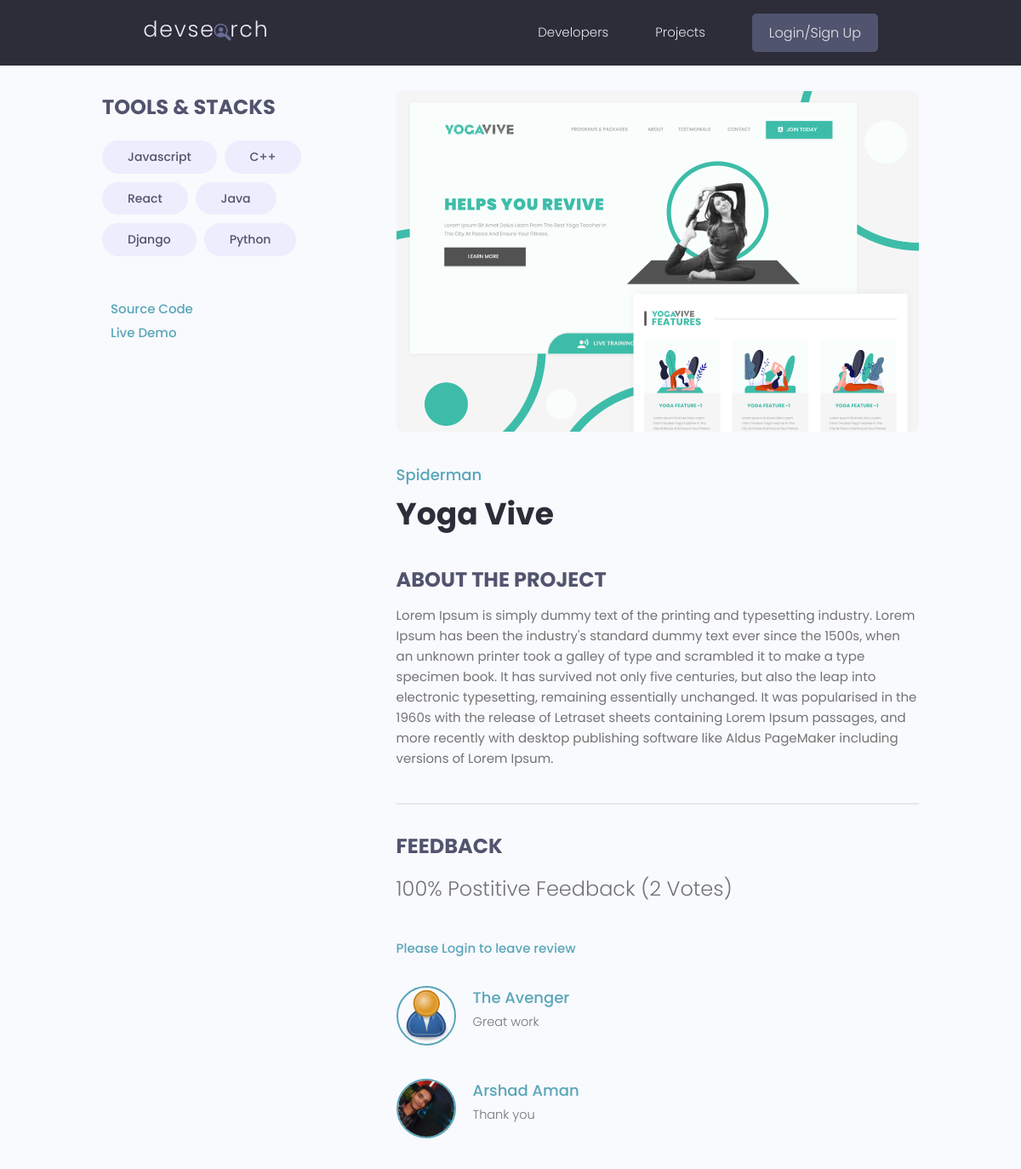
Screenshot of /projects/project/1953b5b4-0e0e-4231-851a-57f167e5ede5/ with the database file from the repository.
### projects/models.py (models this page shows, shortened)
class Tag(models.Model):
    name = models.CharField(max_length=200)
    created = models.DateTimeField(auto_now_add=True)
    id = models.UUIDField(default=uuid.uuid4, unique=True, primary_key=True, editable=False)
    def __str__(self) -> str:
        return self.name

class Project(models.Model):
    owner = models.ForeignKey(Profile, null=True, blank=True, on_delete=models.CASCADE)
    title = models.CharField(max_length=200)
    desc = models.TextField(null= True, blank=True)
    featured_image = models.ImageField(null=True, blank = True, default = "default.jpg")
    demo_link = models.CharField(max_length=2000, blank=True, null=True)
    source_link = models.CharField(max_length=2000, blank=True, null=True)
    tags = models.ManyToManyField('Tag', blank=True)
    vote_total = models.IntegerField(default=0, null=True, blank=True)
    vote_ratio = models.IntegerField(default=0, null=True, blank=True)
    created = models.DateTimeField(auto_now_add=True)
    id = models.UUIDField(default=uuid.uuid4, unique=True, primary_key=True, editable=False)
    class Meta:
        ordering = ['-vote_ratio', '-vote_total', 'title']
    @property
    def reviewers(self):
        query_set = self.review_set.all().values_list('owner__id', flat=True)
        return query_set

class Review(models.Model):
    VOTE_TYPE = (
        ('up', 'Up Vote'),
        ('down', 'Down Vote'),
    )
    owner = models.ForeignKey(Profile, on_delete=models.CASCADE, null=True)
    project = models.ForeignKey(Project, on_delete= models.CASCADE)
    body = models.TextField(null = True, blank=True)
    value = models.CharField(max_length=200, choices= VOTE_TYPE)
    created = models.DateTimeField(auto_now_add=True)
    id = models.UUIDField(default=uuid.uuid4, unique=True, primary_key=True, editable=False)
    class Meta:
        unique_together = [['owner', 'project']] #No instance of the review of can have the same owner and the same project.

### users/models.py (models this page shows, shortened)
class Profile(models.Model):
    user = models.OneToOneField(User, on_delete=models.CASCADE, null=True, blank=True)
    name = models.CharField(max_length=200, blank=True, null=True)
    username = models.CharField(max_length=200, blank=True, null=True, unique=True)
    location = models.CharField(max_length=200, blank=True, null=True)
    email = models.EmailField(max_length=500, blank=True, null=True)
    short_intro = models.CharField(max_length=200, blank=True, null=True)
    bio = models.TextField(blank=True, null=True)
    profile_image = models.ImageField(blank=True, null=True, upload_to = 'profiles/', default= 'profiles/user-default.png')
    social_github = models.CharField(max_length=200, blank=True, null=True)
    social_twitter = models.CharField(max_length=200, blank=True, null=True)
    social_instagram = models.CharField(max_length=200, blank=True, null=True)
    social_website = models.CharField(max_length=200, blank=True, null=True)
    social_linkedin = models.CharField(max_length=200, blank=True, null=True)
    id = models.UUIDField(default=uuid.uuid4, unique=True, primary_key=True, editable=False)
    created = models.DateTimeField(auto_now_add=True)

### projects/views.py (the view, shortened to what this page needs)
# urls.py: path('project/<str:pk>/', views.project, name="project"),
def project(request, pk):
    projectObj = Project.objects.get(id = pk)
    form = ReviewForm()
    tags = projectObj.tags.all()
    review = projectObj.review_set.all()
    return render(request, 'projects/singleProject.html', {'project': projectObj, 'tags': tags, 'reviews':review, 'form': form})

### projects/templates/projects/singleProject.html (shortened to what this page needs)
{% extends 'main.html' %}
{% block content %}
<main class="singleProject my-md">
    <div class="container">
      <div class="layout">
        <div class="column column--1of3">
          <h3 class="singleProject__subtitle">Tools & Stacks</h3>
          <div class="singleProject__toolStack">
          {% for tag in tags %}
            <span class="tag tag--pill tag--sub tag--lg">
              <small>{{tag}}</small>
            </span>
          {% endfor %}
          </div>
          {% if project.source_link %}
          <a class="singleProject__liveLink" href="{{project.source_link}}" target="_blank">Source Code
          </a>
          <br>
          {% endif %}
          {% if project.demo_link %}
          <a class="singleProject__liveLink" href="{{project.demo_link}}" target="_blank">Live Demo
          </a>
          {% endif %}
        </div>
        <div class="column column--2of3">
          <img class="singleProject__preview" src="{{ project.featured_image.url }}" alt="portfolio thumbnail" />
          <a href="profile.html" class="singleProject__developer">{{project.owner.name}}</a>
          <h2 class="singleProject__title">{{ project.title }}</h2>
          <h3 class="singleProject__subtitle">About the Project</h3>
          <div class="singleProject__info">
            {{ project.desc }}
          </div>
          <div class="comments">
            <h3 class="singleProject__subtitle">Feedback</h3>
            <h5 class="project--rating">
              {{ project.vote_ratio }}% Postitive Feedback ({{ project.vote_total}} Vote{{ project.vote_total|pluralize:"s"}})
            </h5>
            {% if request.user.profile.id in project.reviewers %}
            <p>You have already submitted your review for this project.</p>
            {% elif request.user.profile == project.owner %}
            <p>You cannot review your own project.</p>
            {% else %}
            <a href="{% url 'login' %}?next={{request.path}}">Please Login to leave review</a>
            {% endif %}
            {% for review in reviews %}
            {% if review.body %}
            <div class="commentList">
              <div class="comment">
                <a href="{% url 'user-profile' review.owner.id %}">
                  <img class="avatar avatar--md"
                    src="{{review.owner.profile_image.url}}" alt="user" />
                </a>
                <div class="comment__details">
                  <a href="{% url 'user-profile' review.owner.id %}" class="comment__author">{{review.owner.name}}</a>
                  <p class="comment__info">
                    {{review.body|linebreaksbr}}
                  </p>
                </div>
              </div>
            </div>
            {% endif %}
            {% endfor %}
          </div>
        </div>
      </div>
    </div>
  </main>
{% endblock %}

### static/style/app.css (style rules this page uses)
:root { --color-sub: #2d2d39; }
img { width: 100%; }
.singleProject .column--1of3 { order: 2; }
@media screen and (min-width: 1081px) { .singleProject .column--1of3 { order: 1; } }
@media screen and (min-width: 1081px) { .singleProject .column--2of3 { order: 2; } }
.singleProject__toolStack { margin-top: 2rem; margin-bottom: 4rem; }
.singleProject__liveLink { font-weight: 500; transition: all 0.3s ease-in-out; border-bottom: 2px solid transparent; }
.singleProject__preview { height: 50vh; object-fit: cover; object-position: top center; margin-bottom: 3rem; border-radius: 0.7rem; }
.singleProject__developer { font-size: 1.8rem; font-weight: 500; }
.singleProject__title { font-size: 3.6rem; font-weight: 700; color: var(--color-sub); margin-bottom: 3rem; }
.project--rating { margin-bottom: 1.6em; margin-top: .5em; }
.singleProject__subtitle { text-transform: uppercase; font-size: 2.4rem; font-weight: 700; color: var(--color-sub-light); margin-bottom: 1rem; }
.comments { margin-top: 4rem; padding-top: 3rem; border-top: 2px solid var(--color-light); }
.commentList { margin: 3rem 0; }
.comment { display: flex; gap: 2rem; }
.comment__author { font-size: 1.8rem; }
.comment__info { font-size: 1.45rem; }

### static/uikit/styles/modules/_variables.css (style rules this page uses)
:root { --color-main: #5aa5b9; --color-main-light: #e6faff; --color-sub: #3f4156; --color-sub-light: #51546e; --color-sub-lighter: #ededfd; --color-text: #737373; --color-gray: #8b8b8b; --color-light: #e5e7eb; --color-light-gray: #767676; --color-bg: #f8fafd; --color-white: #fffefd; --color-white-light: #f3f3f3; --color-success: #359e64; --color-success-bg: #def8e8; --color-error: #fc4b0b; --color-error-bg: #fff2ee; --font-base: 'Poppins', arial, helvetica, 'Segoe UI', roboto, ubuntu, sans-serif; --font-monospace: 'Fira Code', 'Courier New', courier, monospace; --font-regular: 300; --font-medium: 500; --font-bold: 700; --generic-shadow: 1px 1px 5px #00000010; --generic-transition: all 0.3s ease-in-out; }

### static/uikit/styles/modules/_base.css (style rules this page uses)
* { margin: 0; padding: 0; box-sizing: border-box; text-rendering: optimizeLegibility; color: inherit; font-size: inherit; }
html { font-size: 50%; }
@media only screen and (min-width: 480px) { html { font-size: 56.25%; } }
@media only screen and (min-width: 1200px) { html { font-size: 62.5%; } }
body { line-height: 1.6; font-weight: 400; font-size: 1.5rem; color: var(--color-text); background-color: var(--color-bg); min-height: 100vh; }

### static/uikit/styles/modules/_typography.css (style rules this page uses)
* { font-family: var(--font-base); }
h2 { font-size: 3.6rem; font-weight: var(--font-bold); }
h3 { font-size: 3.2rem; font-weight: var(--font-medium); }
h5 { font-size: 2.4rem; font-weight: var(--font-medium); }
h5, h6 { font-weight: var(--font-regular); }
p, span, strong { font-size: 1.6rem; color: var(--color-text); font-weight: var(--font-regular); }
a { padding-bottom: 2px; text-decoration: none; display: inline-block; color: var(--color-main); font-weight: var(--font-medium); }

### static/uikit/styles/modules/_utilities.css (style rules this page uses)
.container { width: 92%; max-width: 165rem; margin: 0 auto; box-sizing: border-box; }
@media screen and (min-width: 1000px) { .container { width: 90%; } }
@media screen and (min-width: 1200px) { .container { width: 80%; } }
.my-md { margin: 3rem auto; }

### static/uikit/styles/modules/_avatar.css (style rules this page uses)
.avatar { border-radius: 50%; border: 2px solid var(--color-main); object-fit: cover; }
.avatar--md { height: 7rem; width: 7rem; }

### static/uikit/styles/modules/_tag.css (style rules this page uses)
.tag { display: inline-flex; align-items: center; background-color: var(--color-sub); height: -webkit-fit-content; height: -moz-fit-content; height: fit-content; width: -webkit-fit-content; width: -moz-fit-content; width: fit-content; border-radius: 0.5rem; padding: 0.5rem 1.5rem; font-size: 1.2rem; cursor: pointer; }
.tag:not(:last-child) { margin-right: 0.25rem; margin-bottom: 0.75rem; }
.tag > small { color: var(--color-white); }
.tag--pill { border-radius: 5rem; }
.tag--sub, .tag--sub > small { background: var(--color-sub-lighter); color: var(--color-sub-light); font-weight: 500; }
.tag--lg { padding: 0.8rem 3rem; font-size: 1.4rem; }
.tag--lg:not(:last-child) { margin-right: 0.5rem; margin-bottom: 1rem; }

### static/uikit/styles/modules/_layout.css (style rules this page uses)
.layout { display: flex; flex-flow: row wrap; justify-content: space-between; }
.layout > .column { margin-bottom: 3rem; }
.layout > .column.column--1of3 { flex-basis: 30%; }
.layout > .column.column--2of3 { flex-basis: 64%; }

### rows the page displays
Tag: name "Javascript"
Tag: name "C++"
Tag: name "React"
Tag: name "Java"
Tag: name "Django"
Tag: name "Python"
Project: featured_image (picture), owner.name "Spiderman", title "Yoga Vive", desc "Lorem Ipsum is simply dummy text of the printing and typesetting industry. Lorem Ipsum has been the industry's standard dummy text ever since the 1500s, when an unknown printer took a galley of type and scrambled it to make a type specimen book. It has survived not only five centuries, but also the leap into electronic typesetting, remaining essentially unchanged. It was popularised in the 1960s with the release of Letraset sheets containing Lorem Ipsum passages, and more recently with desktop publishing software like Aldus PageMaker including versions of Lorem Ipsum.", vote_ratio "100", vote_total "2"
Review: owner.profile_image (placeholder picture), owner.name "The Avenger", body "Great work"
Review: owner.profile_image (picture), owner.name "Arshad Aman", body "Thank you"
